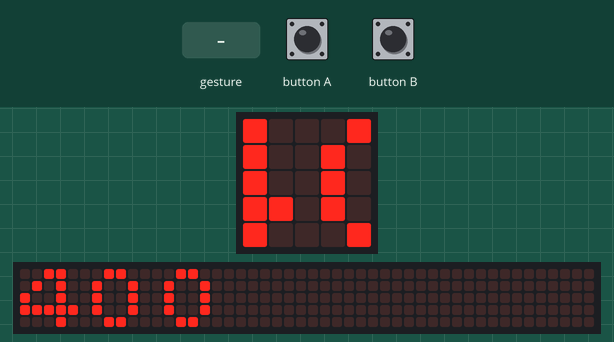
The program below on a simulated BBC micro:bit (MakeCode). Shown: the board's 5×5 LED display, a strip that is not on the board, showing the scrolling text unrolled. The inputs (shaded band) are chosen by the test bench. A tilt is held for 1.5 s and a shake lasts 1 s, then the board lies face up again; the 48×5 strip is a reading aid, not a part: it shows the text the display is scrolling, unrolled, one strip-width of it at a time.

Above: at 1.27 s.
1.3 s: gesture 'shake'
At 4.0 s:
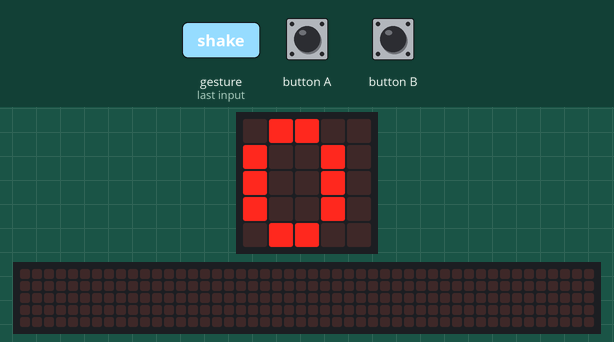
4.3 s: sound turns loud
At 6.86 s:
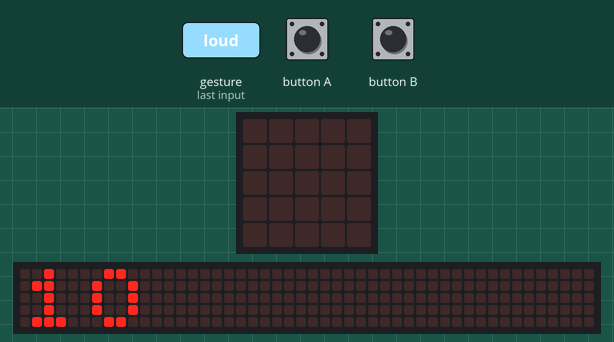
Timing chart, 0 to 8.4 s (numbered marks = the images above; inputs shaded):
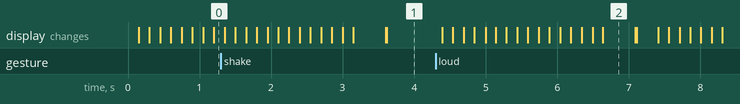

The program:

main.ts
```typescript
input.onButtonPressed(Button.A, function () {
    plusminus = 10
})
input.onGesture(Gesture.Shake, function () {
    pocitadlo = 0
})
input.onButtonPressed(Button.B, function () {
    plusminus = -10
})
input.onSound(DetectedSound.Loud, function () {
    pocitadlo += plusminus
})
let plusminus = 0
let pocitadlo = 0
pocitadlo = 400
plusminus = 10
basic.forever(function () {
    basic.showNumber(pocitadlo)
})
```

test.ts
```typescript
// sem patria testy; keď sa tento balík použije ako rozšírenie, nebudú sa kompilovať.
```

Measured:
- after the input at 4.3 s, the display: first changes after 0.09 s (image 2 shows a later state)
- what the display in image 2 shows lasts 0.5 s, from 6.6 s to 7.1 s
